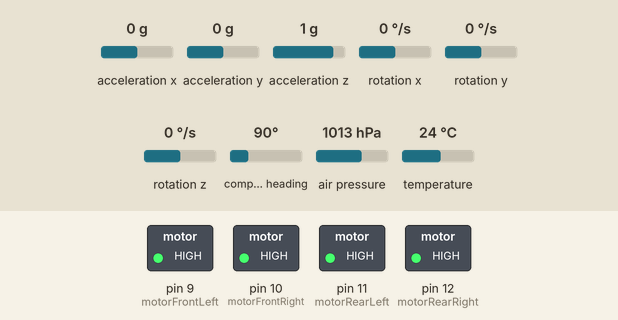
A sketch run on a simulated Teensy 4. On the bench: switched loads named in the sketch (green lamp = pin HIGH). Inputs (shaded band) come from the test bench; at power-on: acceleration x 0 g, acceleration y 0 g, acceleration z 1 g, rotation x 0 °/s, rotation y 0 °/s, rotation z 0 °/s, compass heading 90°, air pressure 1013 hPa, temperature 24 °C. What the sketch prints to the serial monitor is not drawn.

Above: at 0.2 s.
Timing chart, 0 to 1.7 s (numbered marks = the images above):
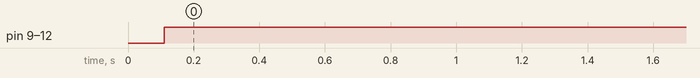

Measured:
- by itself, pin 9 (motorFrontLeft), pin 10 (motorFrontRight), pin 11 (motorRearLeft), pin 12 (motorRearRight): LOW → HIGH at 0.11 s

The sketch:

autopilot.ino
```cpp
#include <Wire.h>
#include <SPI.h>
#include <Adafruit_LSM9DS1.h>
#include <Adafruit_Sensor.h>
#include <Adafruit_BMP280.h>
#include "ekf.h"
#include "pid.h"
#include "motorcontrol.h"

// Initialize LSM9DS1 sensor using I2C
Adafruit_LSM9DS1 lsm = Adafruit_LSM9DS1();

// Pin definitions for BMP280 using hardware SPI
#define BMP_CS 10
Adafruit_BMP280 bmp(BMP_CS);

// Initialize EKF
ExtendedKalmanFilter ekfAccelX;
ExtendedKalmanFilter ekfAccelY;
ExtendedKalmanFilter ekfAccelZ;
ExtendedKalmanFilter ekfGyroX;
ExtendedKalmanFilter ekfGyroY;
ExtendedKalmanFilter ekfGyroZ;
ExtendedKalmanFilter ekfMagX;
ExtendedKalmanFilter ekfMagY;
ExtendedKalmanFilter ekfMagZ;
ExtendedKalmanFilter ekfTemp;
ExtendedKalmanFilter ekfPressure;

// Initialize PID Controllers for each axis
PID pidRoll(1.0, 0.0, 0.0);   // PID parameters for roll
PID pidPitch(1.0, 0.0, 0.0);  // PID parameters for pitch
PID pidYaw(1.0, 0.0, 0.0);    // PID parameters for yaw

void setupLSM9DS1() {
    // Set accelerometer range and data rate
    lsm.setupAccel(lsm.LSM9DS1_ACCELRANGE_2G, lsm.LSM9DS1_ACCELDATARATE_10HZ);

    // Set magnetometer sensitivity
    lsm.setupMag(lsm.LSM9DS1_MAGGAIN_4GAUSS);

    // Setup gyroscope
    lsm.setupGyro(lsm.LSM9DS1_GYROSCALE_245DPS);
}

void setupBMP280() {
    if (!bmp.begin()) {
        Serial.println(F("Could not find a valid BMP280 sensor, check wiring or try a different address!"));
        while (1);
    }

    /* Default settings from datasheet. */
    bmp.setSampling(Adafruit_BMP280::MODE_NORMAL,     /* Operating Mode. */
                    Adafruit_BMP280::SAMPLING_X16,    /* Temp. oversampling */
                    Adafruit_BMP280::SAMPLING_X16,    /* Pressure oversampling */
                    Adafruit_BMP280::FILTER_X16,      /* Filtering. */
                    Adafruit_BMP280::STANDBY_MS_500); /* Standby time. */
}

void setup() {
    Serial.begin(115200);
    while (!Serial) {
        delay(10); // Wait for serial monitor to open
    }

    Serial.println("LSM9DS1 & BMP280 Data Read Demo");

    // Initialize LSM9DS1 sensor with I2C
    if (!lsm.begin()) {
        Serial.println("Oops ... unable to initialize the LSM9DS1. Check your wiring!");
        while (1);
    }
    Serial.println("Found LSM9DS1 9DOF sensor");

    // Initialize BMP280 sensor with hardware SPI
    setupBMP280();

    // Setup sensor parameters for LSM9DS1
    setupLSM9DS1();

    // Initialize EKF for each sensor axis and parameter
    ekfAccelX.initialize(0.0, 1.0, 0.1, 0.1);
    ekfAccelY.initialize(0.0, 1.0, 0.1, 0.1);
    ekfAccelZ.initialize(0.0, 1.0, 0.1, 0.1);

    ekfGyroX.initialize(0.0, 1.0, 0.1, 0.1);
    ekfGyroY.initialize(0.0, 1.0, 0.1, 0.1);
    ekfGyroZ.initialize(0.0, 1.0, 0.1, 0.1);

    ekfMagX.initialize(0.0, 1.0, 0.1, 0.1);
    ekfMagY.initialize(0.0, 1.0, 0.1, 0.1);
    ekfMagZ.initialize(0.0, 1.0, 0.1, 0.1);

    ekfTemp.initialize(0.0, 1.0, 0.1, 0.1);
    ekfPressure.initialize(0.0, 1.0, 0.1, 0.1);

    // Set initial PID targets (for example, level flight)
    pidRoll.setTarget(0.0);
    pidPitch.setTarget(0.0);
    pidYaw.setTarget(0.0);

    // Initialize motor control
    initializeMotors();
}

void loop() {
    static unsigned long lastTime = millis();
    unsigned long currentTime = millis();
    float dt = (currentTime - lastTime) / 1000.0; // Delta time in seconds
    lastTime = currentTime;

    // Read LSM9DS1 sensor data
    lsm.read();

    // Get LSM9DS1 sensor events
    sensors_event_t a, m, g, temp;
    lsm.getEvent(&a, &m, &g, &temp);

    // Apply EKF to accelerometer data
    ekfAccelX.predict(0.0);
    ekfAccelX.update(a.acceleration.x);

    ekfAccelY.predict(0.0);
    ekfAccelY.update(a.acceleration.y);

    ekfAccelZ.predict(0.0);
    ekfAccelZ.update(a.acceleration.z);

    // Apply EKF to gyroscope data
    ekfGyroX.predict(0.0);
    ekfGyroX.update(g.gyro.x);

    ekfGyroY.predict(0.0);
    ekfGyroY.update(g.gyro.y);

    ekfGyroZ.predict(0.0);
    ekfGyroZ.update(g.gyro.z);

    // Apply EKF to magnetometer data
    ekfMagX.predict(0.0);
    ekfMagX.update(m.magnetic.x);

    ekfMagY.predict(0.0);
    ekfMagY.update(m.magnetic.y);

    ekfMagZ.predict(0.0);
    ekfMagZ.update(m.magnetic.z);

    // Read BMP280 sensor data
    float temperature = bmp.readTemperature();
    float pressure = bmp.readPressure() / 100.0F; // Convert Pa to hPa (hectopascals)

    // Compute PID control outputs
    float rollCommand = pidRoll.compute(ekfGyroX.getState(), dt);
    float pitchCommand = pidPitch.compute(ekfGyroY.getState(), dt);
    float yawCommand = pidYaw.compute(ekfGyroZ.getState(), dt);

    // Set motor speeds based on PID commands
    setMotorSpeeds(rollCommand, pitchCommand, yawCommand);

    // Print sensor and control data to Serial Monitor
    Serial.print("Roll Command: "); Serial.println(rollCommand);
    Serial.print("Pitch Command: "); Serial.println(pitchCommand);
    Serial.print("Yaw Command: "); Serial.println(yawCommand);

    Serial.println();

    delay(100); // Adjust delay as needed
}
```

ekf.cpp
```cpp
#include "ekf.h"

ExtendedKalmanFilter::ExtendedKalmanFilter() : state(0), covariance(1), processNoise(1), measurementNoise(1) {}

void ExtendedKalmanFilter::initialize(float initialState, float initialCovariance, float processNoise, float measurementNoise) {
    state = initialState;
    covariance = initialCovariance;
    this->processNoise = processNoise;
    this->measurementNoise = measurementNoise;
}

void ExtendedKalmanFilter::predict(float controlInput) {
    // State prediction
    state += controlInput;

    // Covariance prediction
    covariance += processNoise;
}

void ExtendedKalmanFilter::update(float measurement) {
    // Measurement update
    float kalmanGain = covariance / (covariance + measurementNoise);
    state = state + kalmanGain * (measurement - state);
    covariance = (1 - kalmanGain) * covariance;
}

float ExtendedKalmanFilter::getState() {
    return state;
}
```

ekf.h
```cpp
#ifndef EKF_H
#define EKF_H

class ExtendedKalmanFilter {
public:
    ExtendedKalmanFilter();
    void initialize(float initialState, float initialCovariance, float processNoise, float measurementNoise);
    void predict(float controlInput);
    void update(float measurement);
    float getState();

private:
    float state;
    float covariance;
    float processNoise;
    float measurementNoise;
};

#endif
```

motorcontrol.cpp
```cpp
#include <Arduino.h>
#include "motorcontrol.h"

// Define motor control pins
const int motorFrontLeft = 9;
const int motorFrontRight = 10;
const int motorRearLeft = 11;
const int motorRearRight = 12;

void initializeMotors() {
    pinMode(motorFrontLeft, OUTPUT);
    pinMode(motorFrontRight, OUTPUT);
    pinMode(motorRearLeft, OUTPUT);
    pinMode(motorRearRight, OUTPUT);

    // Initialize motors to stop position (1500 us pulse width for most ESCs)
    analogWrite(motorFrontLeft, 1500);
    analogWrite(motorFrontRight, 1500);
    analogWrite(motorRearLeft, 1500);
    analogWrite(motorRearRight, 1500);
}

void setMotorSpeeds(float rollCommand, float pitchCommand, float yawCommand) {
    int baseSpeed = 1500; // Base speed (neutral position)

    int speedFL = constrain(baseSpeed + rollCommand + pitchCommand - yawCommand, 1000, 2000); // Front-left motor
    int speedFR = constrain(baseSpeed - rollCommand + pitchCommand + yawCommand, 1000, 2000); // Front-right motor
    int speedRL = constrain(baseSpeed + rollCommand - pitchCommand + yawCommand, 1000, 2000); // Rear-left motor
    int speedRR = constrain(baseSpeed - rollCommand - pitchCommand - yawCommand, 1000, 2000); // Rear-right motor

    analogWrite(motorFrontLeft, speedFL);
    analogWrite(motorFrontRight, speedFR);
    analogWrite(motorRearLeft, speedRL);
    analogWrite(motorRearRight, speedRR);
}
```

motorcontrol.h
```cpp
#ifndef MOTORCONTROL_H
#define MOTORCONTROL_H

void initializeMotors();
void setMotorSpeeds(float rollCommand, float pitchCommand, float yawCommand);

#endif
```

pid.cpp
```cpp
#include "pid.h"

PID::PID(float kp, float ki, float kd) : kp(kp), ki(ki), kd(kd), target(0), integral(0), previousError(0) {}

void PID::setTarget(float target) {
    this->target = target;
}

float PID::compute(float measurement, float dt) {
    float error = target - measurement;
    integral += error * dt;
    float derivative = (error - previousError) / dt;
    previousError = error;
    return kp * error + ki * integral + kd * derivative;
}
```

pid.h
```cpp
#ifndef PID_H
#define PID_H

class PID {
public:
    PID(float kp, float ki, float kd);
    void setTarget(float target);
    float compute(float measurement, float dt);

private:
    float kp, ki, kd;
    float target;
    float integral;
    float previousError;
};

#endif
```
